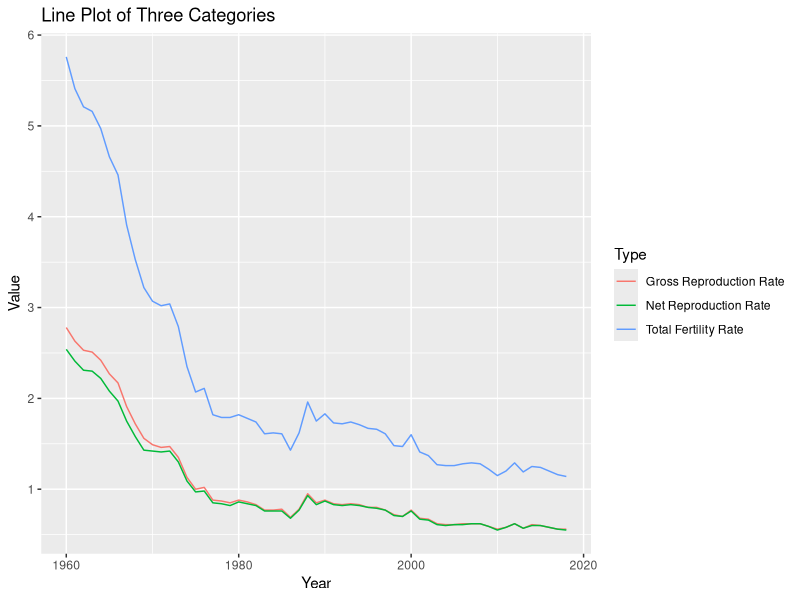
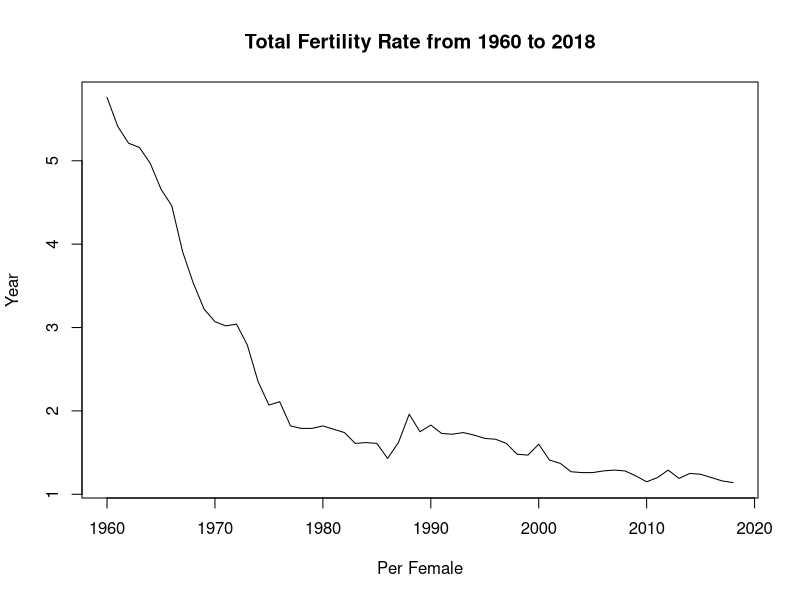
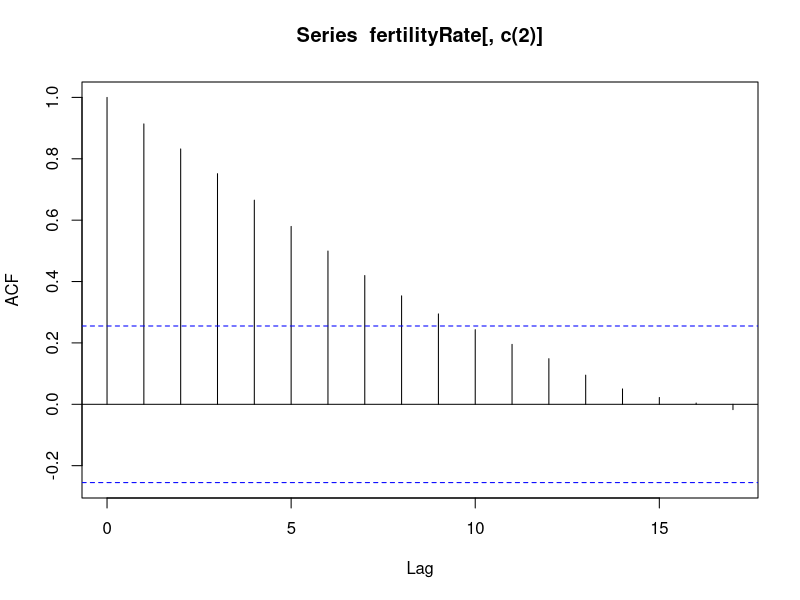
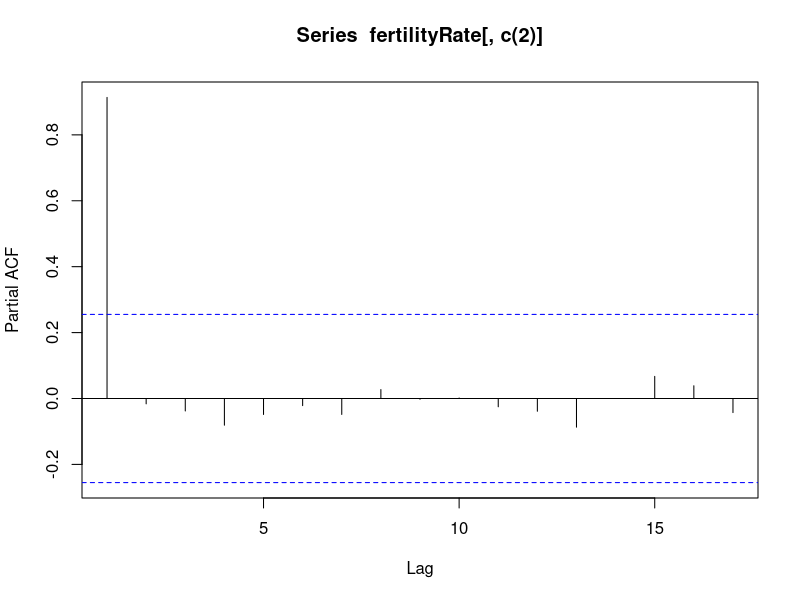
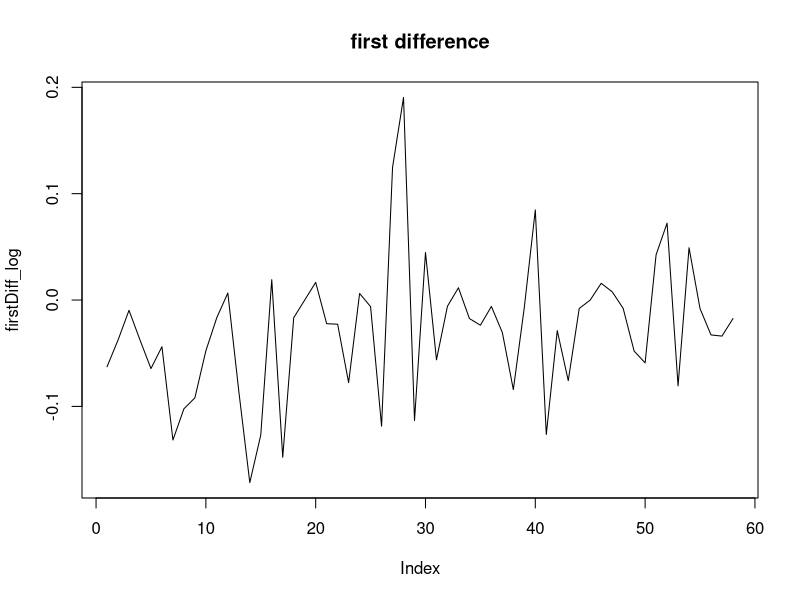
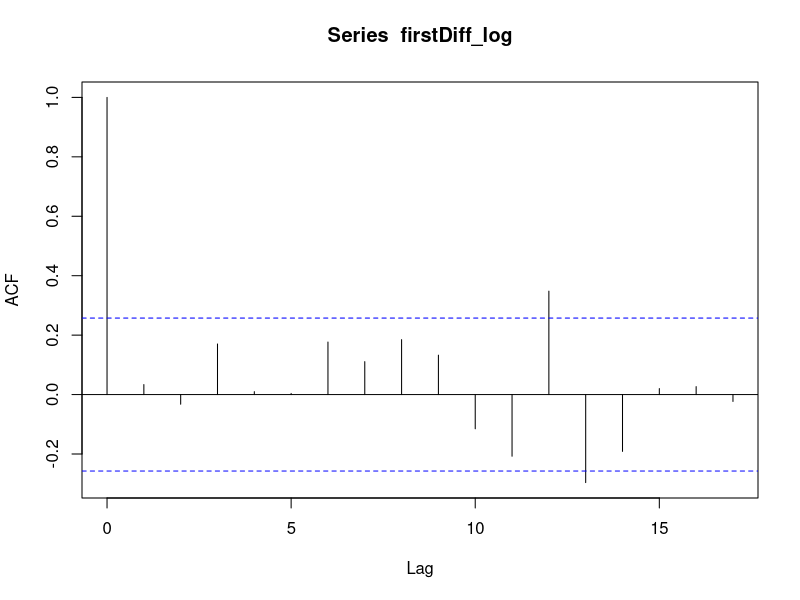
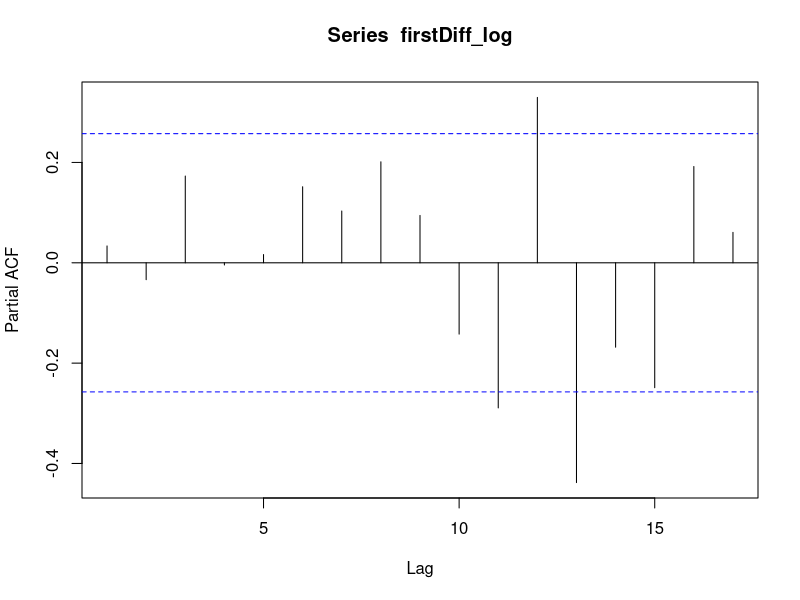
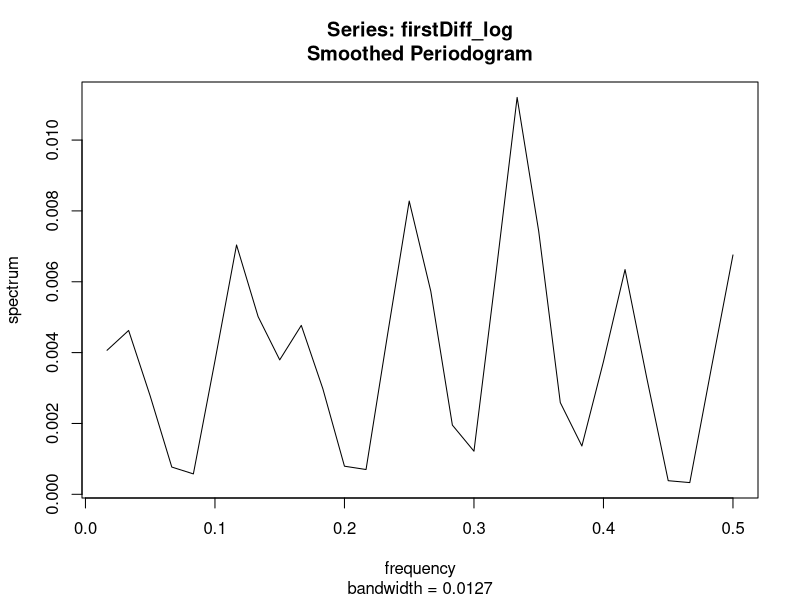

Here is the R script that generated these plots, in order: (Note: this script raises an error after producing the figures.)
# read data + EDA
data = read.csv("./data/data.csv", header = TRUE)
library(ggplot2)
ggplot(data, aes(x = year, y = value, group = level_1, color = level_1)) +
  geom_line() +
  labs(title = "Line Plot of Three Categories", x = "Year", y = "Value", color = 'Type')

fertilityRate = subset(data, level_1 == "Total Fertility Rate")
fertilityRate = fertilityRate[, c(1,3)]
plot(x = fertilityRate$year, y = fertilityRate$value, type = "l",
     main = "Total Fertility Rate from 1960 to 2018",
     xlab = "Per Female",
     ylab = "Year")

# ACF and PACF of raw data
acf(fertilityRate[, c(2)])
pacf(fertilityRate[, c(2)])

# log transformation
log_fertilityRate = log(fertilityRate$value)

# log first difference
firstDiff_log = diff(log_fertilityRate, difference = 1)
plot(firstDiff_log, type = "l", main = "first difference")

# test stationarity
library(tseries)
adf.test(firstDiff_log)

# ACF and PACF of log firstDiff
acf(firstDiff_log)
pacf(firstDiff_log)

# Periodogram
spec <- spec.pgram(firstDiff_log, taper = 0, log = "no", spans = 2)
plot(spec$freq, spec$spec, type = "l", xlab = "Frequency", ylab = "Periodogram")

max_index <- which.max(spec$spec)
max_freq <- spec$freq[max_index]

period <- 1/max_freq
period

# searchParamsARIMA
searchParamsARIMA <- function(pList, dList, qList, metric, ts){
  bestScore <- 0
  bestParams <- c(0,0,0)
  metric = metric
  for (p in pList){
    for (d in dList){
      for (q in qList){
        params = c(p, d, q)
        model = arima(ts, order = params, include.mean = FALSE, method = "ML")
        # change AIC() for different metrics
        score = metric(model)
        if (score < bestScore) {
          bestScore = score
          bestParams = c(p,d,q)
        }
      }
    }
  }
  msg <- sprintf("Best Params (p, d, q): %d, %d, %d, with score of %0.3f", bestParams[1], bestParams[2], bestParams[3], bestScore)
  print(msg)
}

# searchParamsSARIMA
searchParamsSARIMA <- function(pList, dList, qList, PList, DList, QList, sList, metric, ts){
  bestScore <- 0
  bestParams <- c(0,0,0,0,0,0,0)
  metric = metric
  for (p in pList){
    for (d in dList){
      for (q in qList){
        for (P in PList){
          for (D in DList){
            for (Q in QList){
              for (s in sList){
                params = c(p, d, q)
                seasons = c(P, D, Q)
                periods = s
                sModel = arima(ts, order = params, seasonal = list(order = seasons, period = periods))
                score = metric(sModel)
                if (score < bestScore) {
                  bestScore = score
                  bestParams = c(p,d,q)
                  bestSeasons = c(P, D, Q)
                  bestPeriod = s
                }
              }
            }
          }
        }
      }
    }
  }
  msg <- sprintf("Best Params (p, d, q, P, D, Q, s): %d, %d, %d, %d, %d, %d, %d with score of %0.3f",
                 bestParams[1], bestParams[2], bestParams[3],
                 bestSeasons[1], bestSeasons[2], bestSeasons[3],
                 bestPeriod = s,
                 bestScore)
  print(msg)
}

# params
pList = c(11,12,13)
dList = c(1)
qList = c(12,13)
PList = c(11, 12, 13)
DList = c(1)
QList = c(11, 12)
sList = c(1)
m = AIC
ts = firstDiff_log
# aic model
searchParamsSARIMA(pList, dList, qList, PList, DList, QList, sList, metric = m, ts)
# bic model
m = BIC
searchParamsSARIMA(pList, dList, qList, PList, DList, QList, sList, metric = m, ts)
